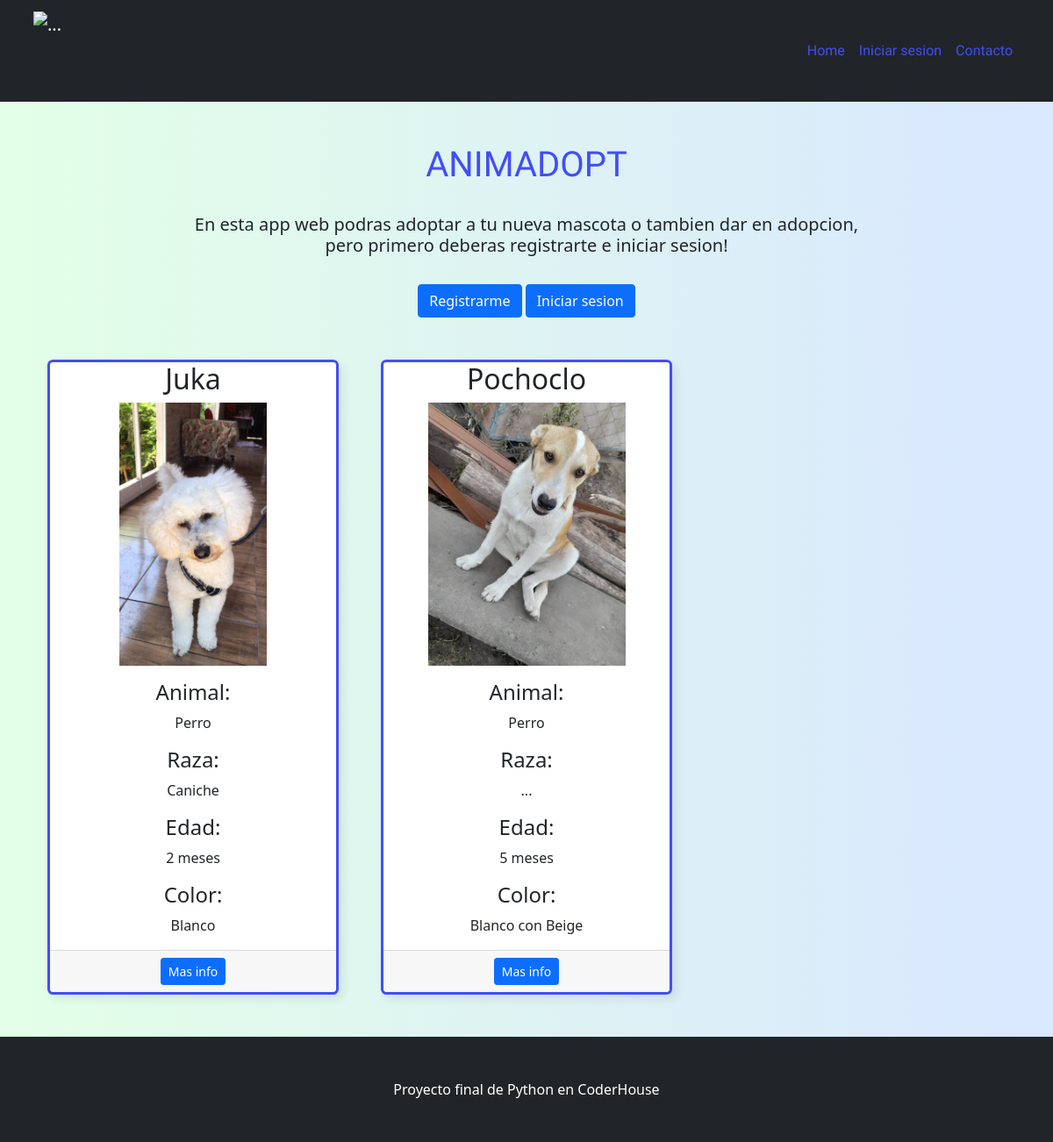
Before: /project/home/ with the older database file.
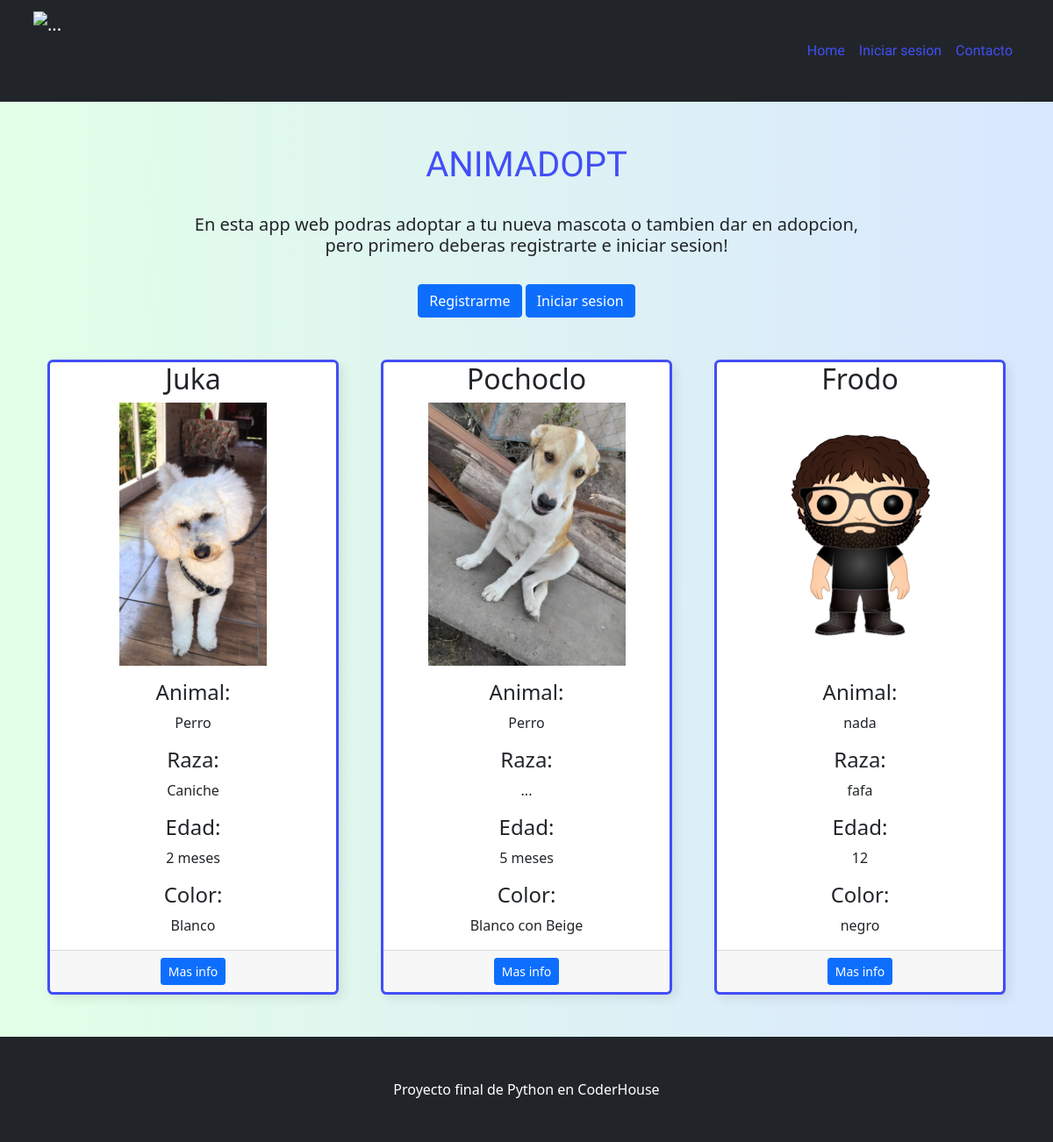
After: the same page with the newer database file.
### blogapp/models.py (models this page shows)
class Mascotas(models.Model):
    nombre = models.CharField(max_length=200)
    animal = models.CharField(max_length=200)
    raza = models.CharField(max_length=100)
    edad = models.CharField(max_length=100)
    color = models.CharField(max_length=200)
    imagen = models.ImageField(upload_to='fotosmascotas', null=True, blank=True)

### blogapp/views.py (the view)
# urls.py: path('home/', mostrar_articulos, name="home"),
def mostrar_articulos(request):
    mascotas = Mascotas.objects.all()
    if request.method == "POST":
        formulario = MascotaFormulario(request.POST, request.FILES)
        if formulario.is_valid():
            mascotas = Mascotas()
            mascotas.nombre = request.POST.get('nombre')
            mascotas.animal = request.POST.get('animal')
            mascotas.raza = request.POST.get('raza')
            mascotas.edad = request.POST.get('edad')
            mascotas.color = request.POST.get('color')
            mascotas.imagen = request.FILES.get('imagen')
            mascotas.save()
        return render(request, "blogapp/mostrar_articulos.html", {"mascotas": mascotas})
    else:
        return render(request, "blogapp/mostrar_articulos.html", {"mascotas": mascotas})

### blogapp/templates/blogapp/mostrar_articulos.html
{% extends 'blogapp/index.html' %}
{% block contenido %}
    {% if mascotas %}
        {% for mascota in mascotas  %}
        <div class="col-md-4 mb-5">
            <div style="border-radius: 0.4em;
                        box-shadow: 0.3em 0.3em 0.7em #00000015;
                        transition: border 0.5s cubic-bezier(0.175, 0.885, 0.32, 1.275);
                        border: rgb(66, 78, 246) 0.2em solid;" class="card h-100">
                <div class="card-body; text-center;">
                    <div class="card-title" >
                        <h2> {{mascota.nombre}} </h2>
                    </div>
                        {% if mascota.imagen %}
                            <img style="max-height: 300px;" class="img-fluid" src="{{ mascota.imagen.url }}">
                        {% else %}
                        <img src="https://via.placeholder.com/400x350">
                        {% endif %}
                    <p class="card-text"> <h4>Animal:</h4>{{mascota.animal}} </p>
                    <p class="card-text"> <h4>Raza:</h4>{{mascota.raza}} </p>
                    <p class="card-text"> <h4>Edad:</h4>{{mascota.edad}} </p>
                    <p class="card-text"> <h4>Color:</h4>{{mascota.color}} </p>
                </div>
                <div class="card-footer">
                    <a class="btn btn-primary btn-sm" href=" {% url 'mostrar-mascota' mascota.id %} ">Mas info</a>
                </div>
            </div>
        </div>
        {% endfor %}
    {% endif %}
{% endblock %}

### blogapp/templates/blogapp/index.html (shortened to what this page needs)
<!DOCTYPE html>
<html lang="en">
    <head>
        {% load static %}
        <link href=" {% static 'css/styles.css' %} " rel="stylesheet" />
    </head>
    <body>
        <nav class="navbar navbar-expand-sm navbar-dark bg-dark">
            <div class="container px-2">
                <img class="navbar-brand" src="{% static 'assets/img/catslepp.svg' %}" width="100" height="100" alt="..." />
                <div class="collapse navbar-collapse" id="navbarSupportedContent">
                    <ul class="navbar-nav ms-auto mb-2 mb-lg-0">
                        <li class="nav-item"><a style="font-family: 'Zen Dots', cursive; color: rgb(66, 78, 246);" class="nav-link active" aria-current="page" href=" {% url 'home' %} ">Home</a></li>
                        {% if request.user.is_authenticated%}
                        <li class="nav-item"><a style="font-family: 'Zen Dots', cursive; color: rgb(66, 78, 246);" class="nav-link" href="{% url 'logout' %}">Cerrar sesion</a>
                        <li class="nav-item"><a style="font-family: 'Zen Dots', cursive; color: rgb(66, 78, 246);" class="nav-link" href="#!">Comentarios</a></li>
                        </li>
                        {% else %}
                        <li class="nav-item"><a style="font-family: 'Zen Dots', cursive; color: rgb(66, 78, 246);" class="nav-link" href="{% url 'login' %}">Iniciar sesion</a></li>
                        {% endif %}
                        <li class="nav-item"><a style="font-family: 'Zen Dots', cursive; color: rgb(66, 78, 246);" class="nav-link" href="{% url 'contacto' %}">Contacto</a></li>
                    </ul>
                </div>
            </div>
        </nav>
        <div class="container px-4 px-lg-5; text-center">
            {% if request.user.is_authenticated %}
                <div class="row gx-4 gx-lg-5 align-items-center my-5">
                    <div class="text-center">
                        <div class="text-center">
                            <h1 style="font-family: 'Zen Dots', cursive; color: rgb(66, 78, 246);" >ANIMADOPT</h1>
                            <br>
                            <h5>En esta app web podras adoptar a tu nueva mascota o tambien dar en adopcion!
                                <br>
                                Contanos en los comentarios que aspectos podemos mejorar!
                            </h5>
                            <br>
                        </div>
                    </div>
                </div>
            {% else %}
                <div class="row gx-4 gx-lg-5 align-items-center my-5">
                    <div class="text-center">
                            <div class="text-center">
                                <h1 style="font-family: 'Zen Dots', cursive; color: rgb(66, 78, 246);" >ANIMADOPT</h1>
                                <br>
                                <h5>En esta app web podras adoptar a tu nueva mascota o tambien dar en adopcion,
                                    <br>
                                    pero primero deberas registrarte e iniciar sesion!
                                </h5>
                                <br>
                                <a class="btn btn-primary" href="{% url 'signup' %}">Registrarme</a>
                                <a class="btn btn-primary" href="{% url 'login' %}">Iniciar sesion</a>
                            </div>
                    </div>
                </div>
            {% endif %}
            <div class="row gx-4 gx-lg-5">
                {% block contenido %}
                {% endblock %}
            </div>
        </div>
        <footer class="py-5 bg-dark">
            <div class="container px-4 px-lg-5"><p class="m-0 text-center text-white">Proyecto final de Python en CoderHouse</p></div>
        </footer>
    </body>
</html>

### blogapp/templates/blogapp/index.html (style rules this page uses)
body { background: linear-gradient(90deg, #e3ffe7 0%, #d9e7ff 100%);; }

Changed rows visible on the page:
added Mascotas: nombre "Frodo", imagen (picture), animal "nada", raza "fafa", edad "12", color "negro"
